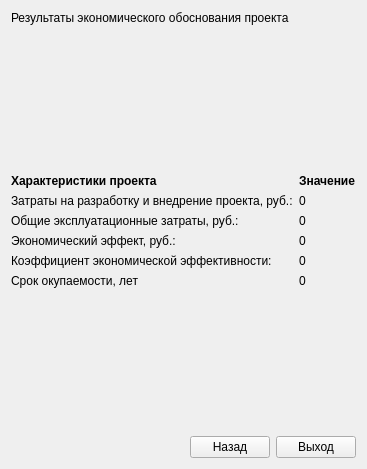
      <widget class="QWidget" name="tab_28">
       <attribute name="title">
        <string>Результат</string>
       </attribute>
       <layout class="QVBoxLayout" name="verticalLayout_29">
        <item>
         <widget class="QLabel" name="label_150">
          <property name="text">
           <string>Результаты экономического обоснования проекта</string>
          </property>
         </widget>
        </item>
        <item>
         <spacer name="verticalSpacer_6">
          <property name="orientation">
           <enum>Qt::Vertical</enum>
          </property>
          <property name="sizeHint" stdset="0">
           <size>
            <width>20</width>
            <height>143</height>
           </size>
          </property>
         </spacer>
        </item>
        <item>
         <layout class="QGridLayout" name="gridLayout_14">
          <item row="1" column="0">
           <widget class="QLabel" name="label_154">
            <property name="text">
             <string>Затраты на разработку и внедрение проекта, руб.:</string>
            </property>
           </widget>
          </item>
          <item row="0" column="1">
           <widget class="QLabel" name="label_152">
            <property name="font">
             <font>
              <weight>75</weight>
              <bold>true</bold>
             </font>
            </property>
            <property name="text">
             <string>Значение</string>
            </property>
           </widget>
          </item>
          <item row="2" column="0">
           <widget class="QLabel" name="label_155">
            <property name="text">
             <string>Общие эксплуатационные затраты, руб.:</string>
            </property>
           </widget>
          </item>
          <item row="1" column="1">
           <widget class="QLabel" name="label_153">
            <property name="text">
             <string>0</string>
            </property>
           </widget>
          </item>
          <item row="0" column="0">
           <widget class="QLabel" name="label_151">
            <property name="font">
             <font>
              <weight>75</weight>
              <bold>true</bold>
             </font>
            </property>
            <property name="text">
             <string>Характеристики проекта</string>
            </property>
           </widget>
          </item>
          <item row="3" column="0">
           <widget class="QLabel" name="label_212">
            <property name="text">
             <string>Экономический эффект, руб.:</string>
            </property>
           </widget>
          </item>
          <item row="4" column="0">
           <widget class="QLabel" name="label_213">
            <property name="text">
             <string>Коэффициент экономической эффективности:</string>
            </property>
           </widget>
          </item>
          <item row="5" column="0">
           <widget class="QLabel" name="label_214">
            <property name="text">
             <string>Срок окупаемости, лет</string>
            </property>
           </widget>
          </item>
          <item row="2" column="1">
           <widget class="QLabel" name="label_215">
            <property name="text">
             <string>0</string>
            </property>
           </widget>
          </item>
          <item row="3" column="1">
           <widget class="QLabel" name="label_216">
            <property name="text">
             <string>0</string>
            </property>
           </widget>
          </item>
          <item row="4" column="1">
           <widget class="QLabel" name="label_217">
            <property name="text">
             <string>0</string>
            </property>
           </widget>
          </item>
          <item row="5" column="1">
           <widget class="QLabel" name="label_218">
            <property name="text">
             <string>0</string>
            </property>
           </widget>
          </item>
         </layout>
        </item>
        <item>
         <spacer name="verticalSpacer_7">
          <property name="orientation">
           <enum>Qt::Vertical</enum>
          </property>
          <property name="sizeHint" stdset="0">
           <size>
            <width>20</width>
            <height>142</height>
           </size>
          </property>
         </spacer>
        </item>
        <item>
         <layout class="QHBoxLayout" name="horizontalLayout_62">
          <item>
           <spacer name="horizontalSpacer_49">
            <property name="orientation">
             <enum>Qt::Horizontal</enum>
            </property>
            <property name="sizeHint" stdset="0">
             <size>
              <width>40</width>
              <height>20</height>
             </size>
            </property>
           </spacer>
          </item>
          <item>
           <widget class="QPushButton" name="pushButton_74">
            <property name="text">
             <string>Назад</string>
            </property>
           </widget>
          </item>
          <item>
           <widget class="QPushButton" name="pushButton_73">
            <property name="text">
             <string>Выход</string>
            </property>
           </widget>
          </item>
         </layout>
        </item>
       </layout>
      </widget>
